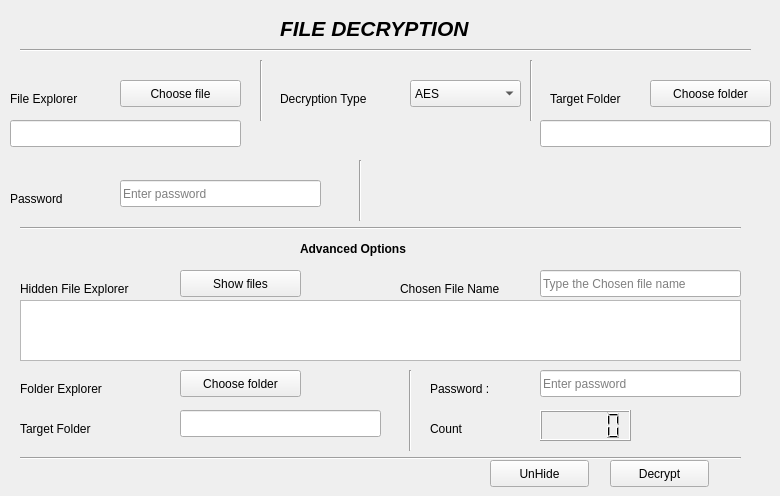
        <widget class="QWidget" name="tab_5">
         <attribute name="title">
          <string>           Decryption            </string>
         </attribute>
         <widget class="QLabel" name="label_27">
          <property name="geometry">
           <rect>
            <x>280</x>
            <y>20</y>
            <width>191</width>
            <height>17</height>
           </rect>
          </property>
          <property name="font">
           <font>
            <pointsize>16</pointsize>
            <weight>75</weight>
            <italic>true</italic>
            <bold>true</bold>
           </font>
          </property>
          <property name="text">
           <string>FILE DECRYPTION</string>
          </property>
         </widget>
         <widget class="Line" name="line_17">
          <property name="geometry">
           <rect>
            <x>20</x>
            <y>40</y>
            <width>731</width>
            <height>20</height>
           </rect>
          </property>
          <property name="orientation">
           <enum>Qt::Horizontal</enum>
          </property>
         </widget>
         <widget class="QLabel" name="label_54">
          <property name="geometry">
           <rect>
            <x>10</x>
            <y>90</y>
            <width>91</width>
            <height>17</height>
           </rect>
          </property>
          <property name="text">
           <string>File Explorer</string>
          </property>
         </widget>
         <widget class="QPushButton" name="pushButton_15">
          <property name="geometry">
           <rect>
            <x>120</x>
            <y>80</y>
            <width>121</width>
            <height>27</height>
           </rect>
          </property>
          <property name="text">
           <string>Choose file</string>
          </property>
         </widget>
         <widget class="Line" name="line_25">
          <property name="geometry">
           <rect>
            <x>260</x>
            <y>60</y>
            <width>3</width>
            <height>61</height>
           </rect>
          </property>
          <property name="orientation">
           <enum>Qt::Vertical</enum>
          </property>
         </widget>
         <widget class="QLabel" name="label_55">
          <property name="geometry">
           <rect>
            <x>280</x>
            <y>90</y>
            <width>121</width>
            <height>17</height>
           </rect>
          </property>
          <property name="text">
           <string>Decryption Type</string>
          </property>
         </widget>
         <widget class="Line" name="line_42">
          <property name="geometry">
           <rect>
            <x>530</x>
            <y>60</y>
            <width>3</width>
            <height>61</height>
           </rect>
          </property>
          <property name="orientation">
           <enum>Qt::Vertical</enum>
          </property>
         </widget>
         <widget class="QLabel" name="label_86">
          <property name="geometry">
           <rect>
            <x>550</x>
            <y>90</y>
            <width>101</width>
            <height>17</height>
           </rect>
          </property>
          <property name="text">
           <string>Target Folder</string>
          </property>
         </widget>
         <widget class="QPushButton" name="pushButton_24">
          <property name="geometry">
           <rect>
            <x>650</x>
            <y>80</y>
            <width>121</width>
            <height>27</height>
           </rect>
          </property>
          <property name="text">
           <string>Choose folder</string>
          </property>
         </widget>
         <widget class="QLabel" name="label_87">
          <property name="geometry">
           <rect>
            <x>10</x>
            <y>190</y>
            <width>91</width>
            <height>17</height>
           </rect>
          </property>
          <property name="text">
           <string>Password</string>
          </property>
         </widget>
         <widget class="QLineEdit" name="lineEdit_21">
          <property name="geometry">
           <rect>
            <x>120</x>
            <y>180</y>
            <width>201</width>
            <height>27</height>
           </rect>
          </property>
          <property name="echoMode">
           <enum>QLineEdit::Password</enum>
          </property>
          <property name="placeholderText">
           <string>Enter password</string>
          </property>
         </widget>
         <widget class="Line" name="line_43">
          <property name="geometry">
           <rect>
            <x>350</x>
            <y>160</y>
            <width>20</width>
            <height>61</height>
           </rect>
          </property>
          <property name="orientation">
           <enum>Qt::Vertical</enum>
          </property>
         </widget>
         <widget class="Line" name="line_44">
          <property name="geometry">
           <rect>
            <x>20</x>
            <y>220</y>
            <width>721</width>
            <height>16</height>
           </rect>
          </property>
          <property name="orientation">
           <enum>Qt::Horizontal</enum>
          </property>
         </widget>
         <widget class="QLabel" name="label_89">
          <property name="geometry">
           <rect>
            <x>300</x>
            <y>240</y>
            <width>131</width>
            <height>17</height>
           </rect>
          </property>
          <property name="font">
           <font>
            <weight>75</weight>
            <bold>true</bold>
           </font>
          </property>
          <property name="text">
           <string>Advanced Options</string>
          </property>
         </widget>
         <widget class="QLabel" name="label_90">
          <property name="geometry">
           <rect>
            <x>20</x>
            <y>280</y>
            <width>151</width>
            <height>17</height>
           </rect>
          </property>
          <property name="text">
           <string>Hidden File Explorer</string>
          </property>
         </widget>
         <widget class="QPushButton" name="pushButton_25">
          <property name="geometry">
           <rect>
            <x>180</x>
            <y>270</y>
            <width>121</width>
            <height>27</height>
           </rect>
          </property>
          <property name="text">
           <string>Show files</string>
          </property>
         </widget>
         <widget class="QLabel" name="label_91">
          <property name="geometry">
           <rect>
            <x>20</x>
            <y>380</y>
            <width>141</width>
            <height>17</height>
           </rect>
          </property>
          <property name="text">
           <string>Folder Explorer</string>
          </property>
         </widget>
         <widget class="QLineEdit" name="lineEdit_22">
          <property name="geometry">
           <rect>
            <x>180</x>
            <y>410</y>
            <width>201</width>
            <height>27</height>
           </rect>
          </property>
         </widget>
         <widget class="QLabel" name="label_92">
          <property name="geometry">
           <rect>
            <x>430</x>
            <y>380</y>
            <width>91</width>
            <height>17</height>
           </rect>
          </property>
          <property name="text">
           <string>Password :</string>
          </property>
         </widget>
         <widget class="QLineEdit" name="lineEdit_23">
          <property name="geometry">
           <rect>
            <x>540</x>
            <y>370</y>
            <width>201</width>
            <height>27</height>
           </rect>
          </property>
          <property name="echoMode">
           <enum>QLineEdit::Password</enum>
          </property>
          <property name="placeholderText">
           <string>Enter password</string>
          </property>
         </widget>
         <widget class="Line" name="line_45">
          <property name="geometry">
           <rect>
            <x>400</x>
            <y>370</y>
            <width>20</width>
            <height>81</height>
           </rect>
          </property>
          <property name="orientation">
           <enum>Qt::Vertical</enum>
          </property>
         </widget>
         <widget class="Line" name="line_46">
          <property name="geometry">
           <rect>
            <x>20</x>
            <y>450</y>
            <width>721</width>
            <height>16</height>
           </rect>
          </property>
          <property name="orientation">
           <enum>Qt::Horizontal</enum>
          </property>
         </widget>
         <widget class="QPushButton" name="pushButton_26">
          <property name="geometry">
           <rect>
            <x>610</x>
            <y>460</y>
            <width>99</width>
            <height>27</height>
           </rect>
          </property>
          <property name="text">
           <string>Decrypt</string>
          </property>
         </widget>
         <widget class="QLabel" name="label_93">
          <property name="geometry">
           <rect>
            <x>430</x>
            <y>420</y>
            <width>121</width>
            <height>17</height>
           </rect>
          </property>
          <property name="text">
           <string>Count</string>
          </property>
         </widget>
         <widget class="QLCDNumber" name="lcdNumber_2">
          <property name="geometry">
           <rect>
            <x>540</x>
            <y>410</y>
            <width>91</width>
            <height>31</height>
           </rect>
          </property>
         </widget>
         <widget class="QLabel" name="label_94">
          <property name="geometry">
           <rect>
            <x>20</x>
            <y>420</y>
            <width>101</width>
            <height>17</height>
           </rect>
          </property>
          <property name="text">
           <string>Target Folder</string>
          </property>
         </widget>
         <widget class="QPushButton" name="pushButton_27">
          <property name="geometry">
           <rect>
            <x>180</x>
            <y>370</y>
            <width>121</width>
            <height>27</height>
           </rect>
          </property>
          <property name="text">
           <string>Choose folder</string>
          </property>
         </widget>
         <widget class="QComboBox" name="comboBox_4">
          <property name="geometry">
           <rect>
            <x>410</x>
            <y>80</y>
            <width>111</width>
            <height>27</height>
           </rect>
          </property>
          <item>
           <property name="text">
            <string>AES </string>
           </property>
          </item>
         </widget>
         <widget class="QPushButton" name="pushButton_32">
          <property name="geometry">
           <rect>
            <x>490</x>
            <y>460</y>
            <width>99</width>
            <height>27</height>
           </rect>
          </property>
          <property name="text">
           <string>UnHide</string>
          </property>
         </widget>
         <widget class="QLineEdit" name="lineEdit_32">
          <property name="geometry">
           <rect>
            <x>10</x>
            <y>120</y>
            <width>231</width>
            <height>27</height>
           </rect>
          </property>
         </widget>
         <widget class="QLineEdit" name="lineEdit_33">
          <property name="geometry">
           <rect>
            <x>540</x>
            <y>120</y>
            <width>231</width>
            <height>27</height>
           </rect>
          </property>
         </widget>
         <widget class="QTextEdit" name="textEdit">
          <property name="geometry">
           <rect>
            <x>20</x>
            <y>300</y>
            <width>721</width>
            <height>61</height>
           </rect>
          </property>
         </widget>
         <widget class="QLineEdit" name="lineEdit_34">
          <property name="geometry">
           <rect>
            <x>540</x>
            <y>270</y>
            <width>201</width>
            <height>27</height>
           </rect>
          </property>
          <property name="placeholderText">
           <string>Type the Chosen file name</string>
          </property>
         </widget>
         <widget class="QLabel" name="label_32">
          <property name="geometry">
           <rect>
            <x>400</x>
            <y>280</y>
            <width>131</width>
            <height>17</height>
           </rect>
          </property>
          <property name="text">
           <string>Chosen File Name</string>
          </property>
         </widget>
        </widget>
